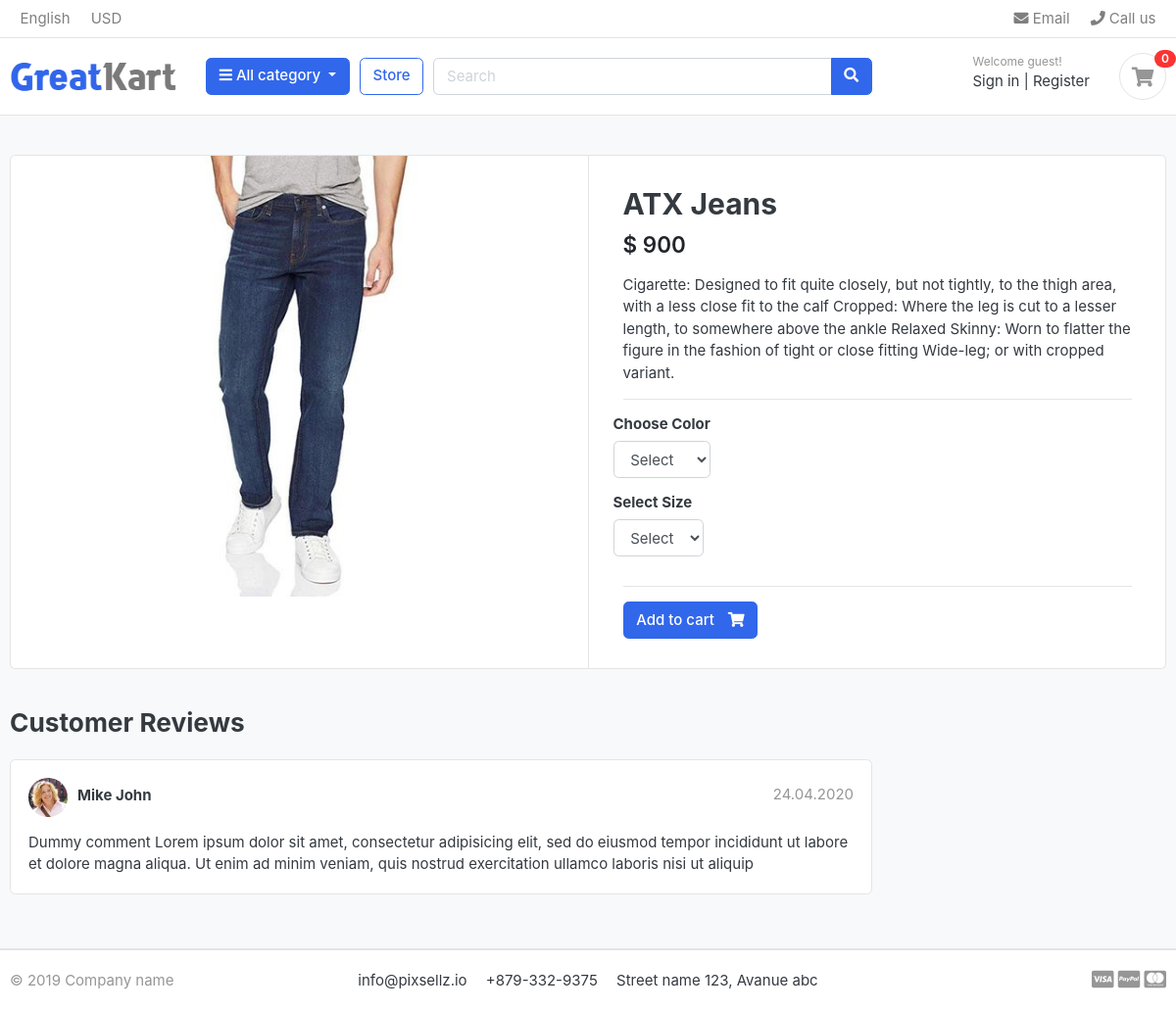
Before: /store/category/jeans/atx-jeans/ with the older database file.
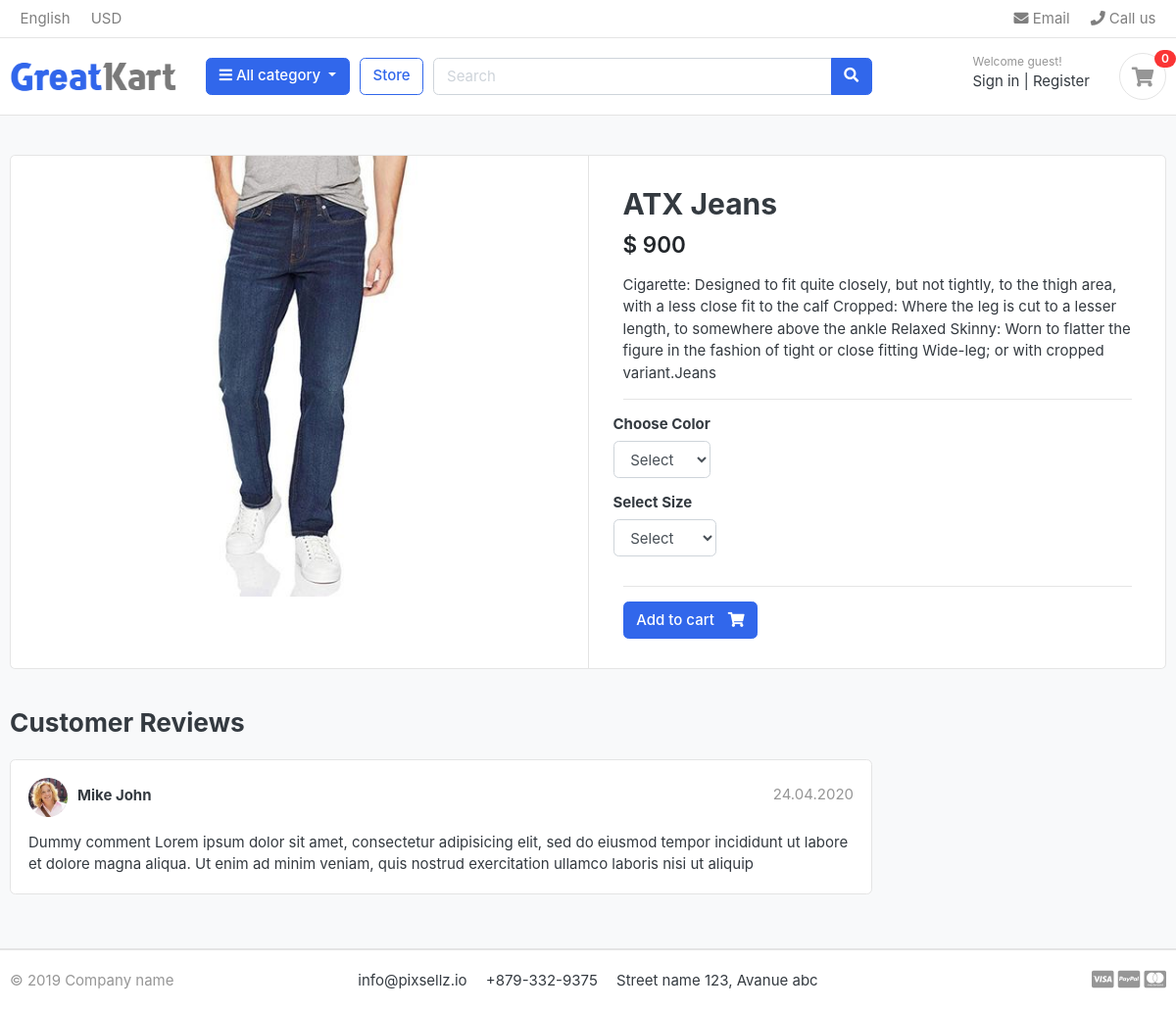
After: the same page with the newer database file.
### store/models.py (models this page shows, shortened)
class Product(models.Model):
    product_name    = models.CharField(max_length=200, unique=True)
    slug            = models.SlugField(max_length=200, unique=True)
    description     = models.TextField(max_length=500, blank=True)
    price           = models.IntegerField()
    images          = models.ImageField(upload_to='photos/products')
    stock           = models.IntegerField()
    is_available    = models.BooleanField(default=True)
    category        = models.ForeignKey(Category, on_delete=models.CASCADE)
    created_date    = models.DateTimeField(auto_now_add=True)
    modified_date   = models.DateTimeField(auto_now=True)

### store/views.py (the view)
# urls.py: path('category/<slug:category_slug>/<slug:product_slug>/', views.product_detail, name='product_detail'),
def product_detail(request, category_slug, product_slug):
    try:
        single_product = Product.objects.get(category__slug=category_slug, slug=product_slug)
        in_cart = CartItem.objects.filter(cart__cart_id=_cart_id(request),product=single_product).exists()
    except Exception as e:
        raise e
    context = {
        'single_product': single_product,
        'in_cart'       : in_cart,
    }
    return render(request, 'store/product_detail.html',context)

### carts/context_processors.py (called while the page is built)
def counter(request):
    cart_count = 0
    if 'admin' in request.path:
        return {}
    else:
        try:
            cart = Cart.objects.filter(cart_id=_cart_id(request))
            if request.user.is_authenticated:
                cart_items = CartItem.objects.all().filter(user=request.user)
            else:
                cart_items = CartItem.objects.all().filter(cart=cart[:1])
            for cart_item in cart_items:
                cart_count += cart_item.quantity
        except Cart.DoesNotExist:
            cart_count = 0
    return dict(cart_count=cart_count)

### carts/views.py (called while the page is built)
def _cart_id(request):
    cart = request.session.session_key
    if not cart:
        cart = request.session.create()
    return cart

### category/context_processors.py (called while the page is built)
def menu_links(request):
    links = Category.objects.all()
    return dict(links=links)

### category/models.py (called while the page is built)
    def get_url(self):
            return reverse('products_by_category', args=[self.slug])

### store/models.py (called while the page is built)
    def colors(self):
        return super(VariationManager, self).filter(variation_category='color', is_active=True)

    def sizes(self):
        return super(VariationManager, self).filter(variation_category='size', is_active=True)

### templates/store/product_detail.html (shortened to what this page needs)
{% extends 'base.html' %}
{% load static %}
{% block content %}
<section class="section-content padding-y bg">
<div class="container">
<div class="card">
	<div class="row no-gutters">
		<aside class="col-md-6">
<article class="gallery-wrap">
	<div class="img-big-wrap">
	   <a href="#"><img src="{{ single_product.images.url }}"></a>
	</div>
</article>
		</aside>
		<main class="col-md-6 border-left">
			<form action="{% url 'add_cart' single_product.id %}" method="POST">
				<article class="content-body">
					<h2 class="title">{{ single_product.product_name }}</h2>
					<div class="mb-3">
						<var class="price h4">$ {{single_product.price}}</var>
					</div>
					<p>{{ single_product.description }}</p>
					<hr>
					<div class="row">
								<div class="item-option-select">
									<h6>Choose Color</h6>
									<select name="color" class="form-control"required>
										<option value="" disabled selected>Select</option>
									</select>
								</div>
							</div>
							<div class="row">
								<div class="item-option-select">
									<h6>Select Size</h6>
									<select name="size" class="form-control" required>
										<option value="" disabled selected>Select</option>
									</select>
								</div>
							</div>
							<hr>
							{% if single_product.stock <= 0 %}
							  <h5 class="text-danger">Out of Stock</h5>
							  {% else %}
                  <button type="submit"class="btn  btn-primary"> <span class="text">Add to cart</span> <i class="fas fa-shopping-cart"></i></button>
	              {% endif %}
							</article>
						</form>
</main>
	</div>
</div>
<br>
<div class="row">
			<div class="col-md-9">
	<header class="section-heading">
		<h3>Customer Reviews </h3>
	</header>
	<article class="box mb-3">
		<div class="icontext w-100">
			<img src="{%static './images/avatars/avatar1.jpg' %}" class="img-xs icon rounded-circle">
			<div class="text">
				<span class="date text-muted float-md-right">24.04.2020 </span>
				<h6 class="mb-1">Mike John </h6>
			</div>
		</div>
		<div class="mt-3">
			<p>
				Dummy comment Lorem ipsum dolor sit amet, consectetur adipisicing elit, sed do eiusmod
				tempor incididunt ut labore et dolore magna aliqua. Ut enim ad minim veniam,
				quis nostrud exercitation ullamco laboris nisi ut aliquip
			</p>
		</div>
	</article>
	</div>
</div>
</div>
</section>
{% endblock %}

### templates/base.html (shortened to what this page needs)
{% load static %}
<!DOCTYPE HTML>
<html lang="en">
<head>
<link href="{%static 'css/bootstrap.css' %}" rel="stylesheet" type="text/css"/>
<link href="{%static 'fonts/fontawesome/css/all.min.css' %}" type="text/css" rel="stylesheet">
<link href="{%static 'css/ui.css' %}" rel="stylesheet" type="text/css"/>
<link href="{%static 'css/responsive.css' %}" rel="stylesheet" media="only screen and (max-width: 1200px)" />
</head>
<body>
{% include 'includes/navbar.html' %}
{% block content %}{% endblock %}
{% include 'includes/footer.html' %}

### templates/includes/navbar.html (shortened to what this page needs)
{% load static %}
<header class="section-header">
<nav class="navbar p-md-0 navbar-expand-sm navbar-light border-bottom">
<div class="container">
  <div class="collapse navbar-collapse" id="navbarTop4">
    <ul class="navbar-nav mr-auto">
      <li class="nav-item dropdown">
      <a href="#" class="nav-link">   English </a>
    </li>
    <li class="nav-item dropdown">
      <a href="#" class="nav-link"> USD </a>
    </li>
    </ul>
    <ul class="navbar-nav">
    <li><a href="#" class="nav-link"> <i class="fa fa-envelope"></i> Email </a></li>
    <li><a href="#" class="nav-link"> <i class="fa fa-phone"></i> Call us </a></li>
  </ul>
  </div>
</div>
</nav>
<section class="header-main border-bottom">
  <div class="container">
<div class="row align-items-center">
  <div class="col-lg-2 col-md-3 col-6">
    <a href="{% url 'home' %}" class="brand-wrap">
      <img class="logo" src="{%static './images/logo.png' %}">
    </a>
  </div>
  <div class="col-lg col-sm col-md col-6 flex-grow-0">
    <div class="category-wrap dropdown d-inline-block float-right">
      <button type="button" class="btn btn-primary dropdown-toggle" data-toggle="dropdown">
        <i class="fa fa-bars"></i> All category
      </button>
    </div>
  </div>
  <a href="{% url 'store' %}" class="btn btn-outline-primary">Store</a>
  <div class="col-lg  col-md-6 col-sm-12 col">
    <form action="{% url 'search' %}" class="search" method='GET'>
      <div class="input-group w-100">
          <input type="text" class="form-control" style="width:60%;" placeholder="Search" name="keyword">
          <div class="input-group-append">
            <button class="btn btn-primary" type="submit">
              <i class="fa fa-search"></i>
            </button>
          </div>
        </div>
    </form>
  </div>
  <div class="col-lg-3 col-sm-6 col-8 order-2 order-lg-3">
        <div class="d-flex justify-content-end mb-3 mb-lg-0">
          {% if user.id is None %}
          <div class="widget-header">
            <small class="title text-muted">Welcome guest!</small>
            <div>
              <a href="{% url 'login' %}">Sign in</a> <span class="dark-transp"> | </span>
              <a href="{% url 'register' %}"> Register</a>
            </div>
          </div>
          {% endif %}
          <a href="{% url 'cart' %}" class="widget-header pl-3 ml-3">
            <div class="icon icon-sm rounded-circle border"><i class="fa fa-shopping-cart"></i></div>
            <span class="badge badge-pill badge-danger notify">{{cart_count}}</span>
          </a>
        </div>
      </div>
</div>
  </div>
</section>
</header>

### templates/includes/footer.html
<footer class="section-footer border-top">
	<div class="container">
		<section class="footer-bottom border-top row">
			<div class="col-md-2">
				<p class="text-muted"> &copy 2019 Company name </p>
			</div>
			<div class="col-md-8 text-md-center">
				<span  class="px-2">info@pixsellz.io</span>
				<span  class="px-2">+879-332-9375</span>
				<span  class="px-2">Street name 123, Avanue abc</span>
			</div>
			<div class="col-md-2 text-md-right text-muted">
				<i class="fab fa-lg fa-cc-visa"></i>
				<i class="fab fa-lg fa-cc-paypal"></i>
				<i class="fab fa-lg fa-cc-mastercard"></i>
			</div>
		</section>
	</div>
</footer>

### static/css/ui.css (style rules this page uses)
html { font-family: "Inter", sans-serif; font-size: 15px; }
.content-body { flex: 1 1 auto; padding: 2rem 2.3rem; }
.icon-xs, .icon-sm, .icon-md, .icon-lg { display: inline-block; text-align: center; flex-shrink: 0; flex-grow: 0; }
.icon-sm { width: 48px; height: 48px; line-height: 48px !important; font-size: 20px; }
.img-xs, .img-sm, .img-md, .img-lg { -o-object-fit: cover; object-fit: cover; flex-shrink: 0; flex-grow: 0; }
.img-xs { width: 40px; height: 40px; }
.padding-y { padding-top: 40px; padding-bottom: 40px; }
var { font-style: normal; }
article:after, .form-group:after { display: block; clear: both; content: ""; }
.bg { background-color: #f8f9fa; }
.section-heading { margin-bottom: 20px; margin-top: 15px; }
p:last-child { margin-bottom: 0; }
.header-main { position: relative; padding-top: 1rem; padding-bottom: 1rem; }
.brand-wrap .logo, .navbar-brand .logo { margin-right: 7px; max-height: 42px; display: inline-block; }
.widget-header { display: inline-block; vertical-align: middle; position: relative; }
.widget-header a { color: #343a40; }
.widget-header i { color: #969696; }
.widget-header .title { display: block; }
.widget-header .notify { position: absolute; top: -3px; right: -10px; }
.footer-bottom { padding-top: 20px; padding-bottom: 20px; }
.btn .text + i { margin-left: 10px; }
.icontext { display: inline-flex; align-items: center; vertical-align: middle; }
.icontext .text { width: 100%; line-height: 1.2; }
.icontext .icon { position: relative; margin-right: 10px; flex-shrink: 0; flex-grow: 0; }
.notify { position: absolute; top: -4px; right: -10px; display: inline-block; padding: 0.25em 0.6em; font-size: 12px; line-height: 1; text-align: center; border-radius: 3rem; color: #fff; background-color: #fa3434; }
.price { font-weight: 600; color: #212529; }
.box { padding: 18px; background: #fff; border-radius: 0.37rem; border: 1px solid #e4e4e4; }
.box img { max-width: 100%; }
.gallery-wrap .img-big-wrap { margin-bottom: 10px; border-radius: 0.37rem; overflow: hidden; background-color: #fff; }
.gallery-wrap .img-big-wrap a { text-align: center; display: block; }
.gallery-wrap .img-big-wrap img { height: 450px; width: auto; display: inline-block; }
.item-option-select { margin-bottom: 1rem; display: inline-block; margin-right: 15px; }

Changed rows visible on the page:
changed Product "ATX Jeans": description "…Wide-leg; or with cropped variant." → "…Wide-leg; or with cropped variant.Jeans"
